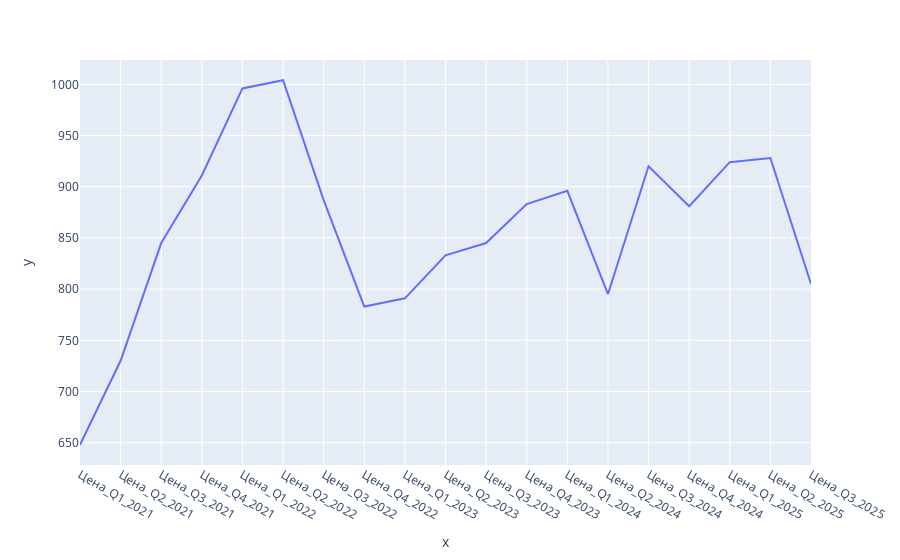

Notebook code for this chart:
### Code cell
data_example = data.loc[0,['Цена_Q3_2025', 'Цена_Q2_2025',
       'Цена_Q1_2025', 'Цена_Q4_2024', 'Цена_Q3_2024', 'Цена_Q2_2024',
       'Цена_Q1_2024', 'Цена_Q4_2023', 'Цена_Q3_2023', 'Цена_Q2_2023',
       'Цена_Q1_2023', 'Цена_Q4_2022', 'Цена_Q3_2022', 'Цена_Q2_2022',
       'Цена_Q1_2022', 'Цена_Q4_2021', 'Цена_Q3_2021', 'Цена_Q2_2021',
       'Цена_Q1_2021']]
import plotly.express as px
fig = px.line(y = data_example[::-1], x = data_example.index[::-1])
fig.show()

### Figure 1 — Plotly figure (JSON) as saved in the notebook; plotly's stock layout.template omitted (floating-point values rounded to 4 significant figures)
{"data": [{"hovertemplate": "x=%{x}<br>y=%{y}<extra></extra>", "legendgroup": "", "line": {"color": "#636efa", "dash": "solid"}, "marker": {"symbol": "circle"}, "mode": "lines", "name": "", "orientation": "v", "showlegend": false, "type": "scatter", "x": ["Цена_Q1_2021", "Цена_Q2_2021", "Цена_Q3_2021", "Цена_Q4_2021", "Цена_Q1_2022", "Цена_Q2_2022", "Цена_Q3_2022", "Цена_Q4_2022", "Цена_Q1_2023", "Цена_Q2_2023", "Цена_Q3_2023", "Цена_Q4_2023", "Цена_Q1_2024", "Цена_Q2_2024", "Цена_Q3_2024", "Цена_Q4_2024", "Цена_Q1_2025", "Цена_Q2_2025", "Цена_Q3_2025"], "xaxis": "x", "y": [648, 730, 845, 911, 996, 1004, 887, 783, 791, 833, 845, 883, 896, 795, 920, 881, 924, 928, 805], "yaxis": "y"}], "layout": {"legend": {"tracegroupgap": 0}, "margin": {"t": 60}, "xaxis": {"anchor": "y", "domain": [0, 1], "title": {"text": "x"}}, "yaxis": {"anchor": "x", "domain": [0, 1], "title": {"text": "y"}}}}
